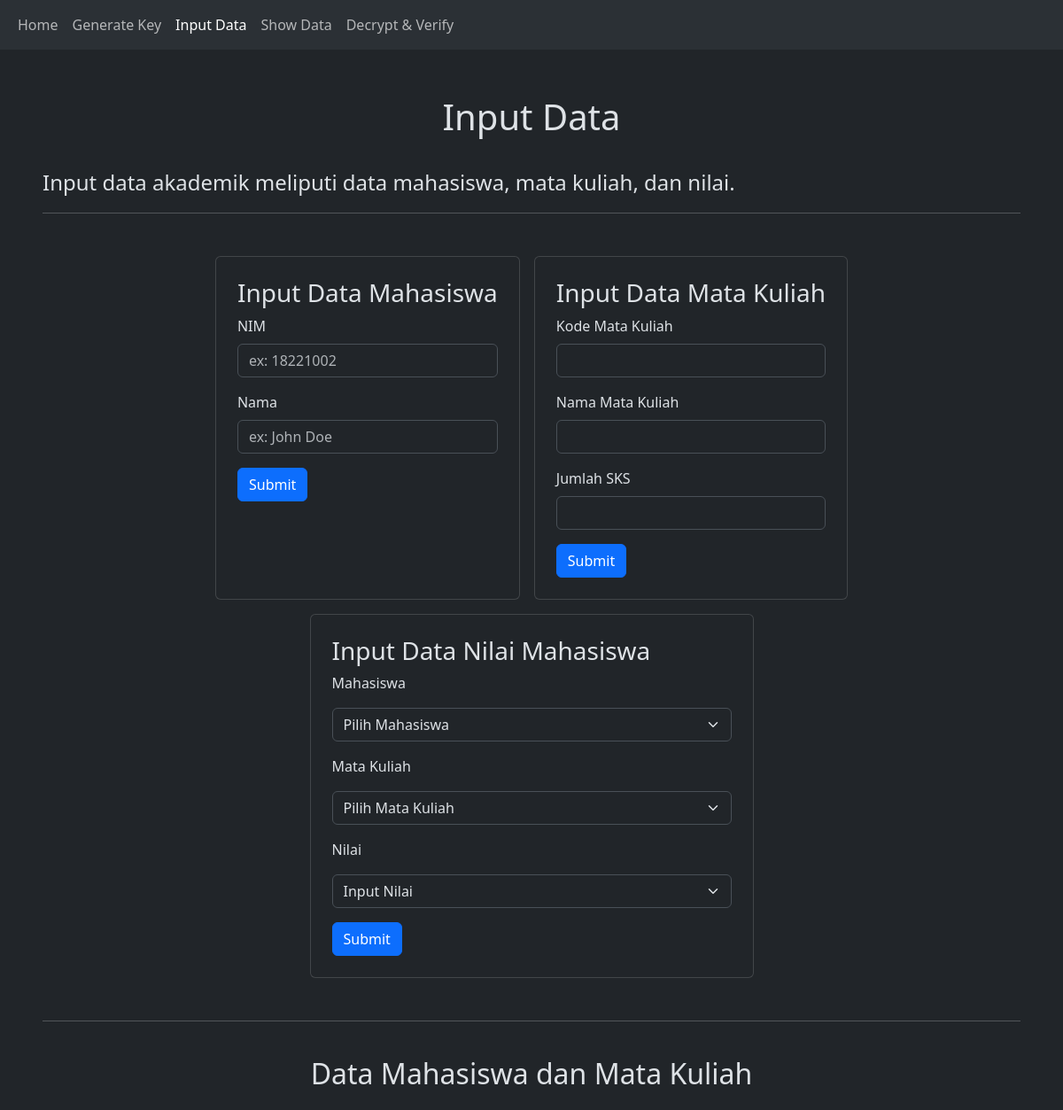
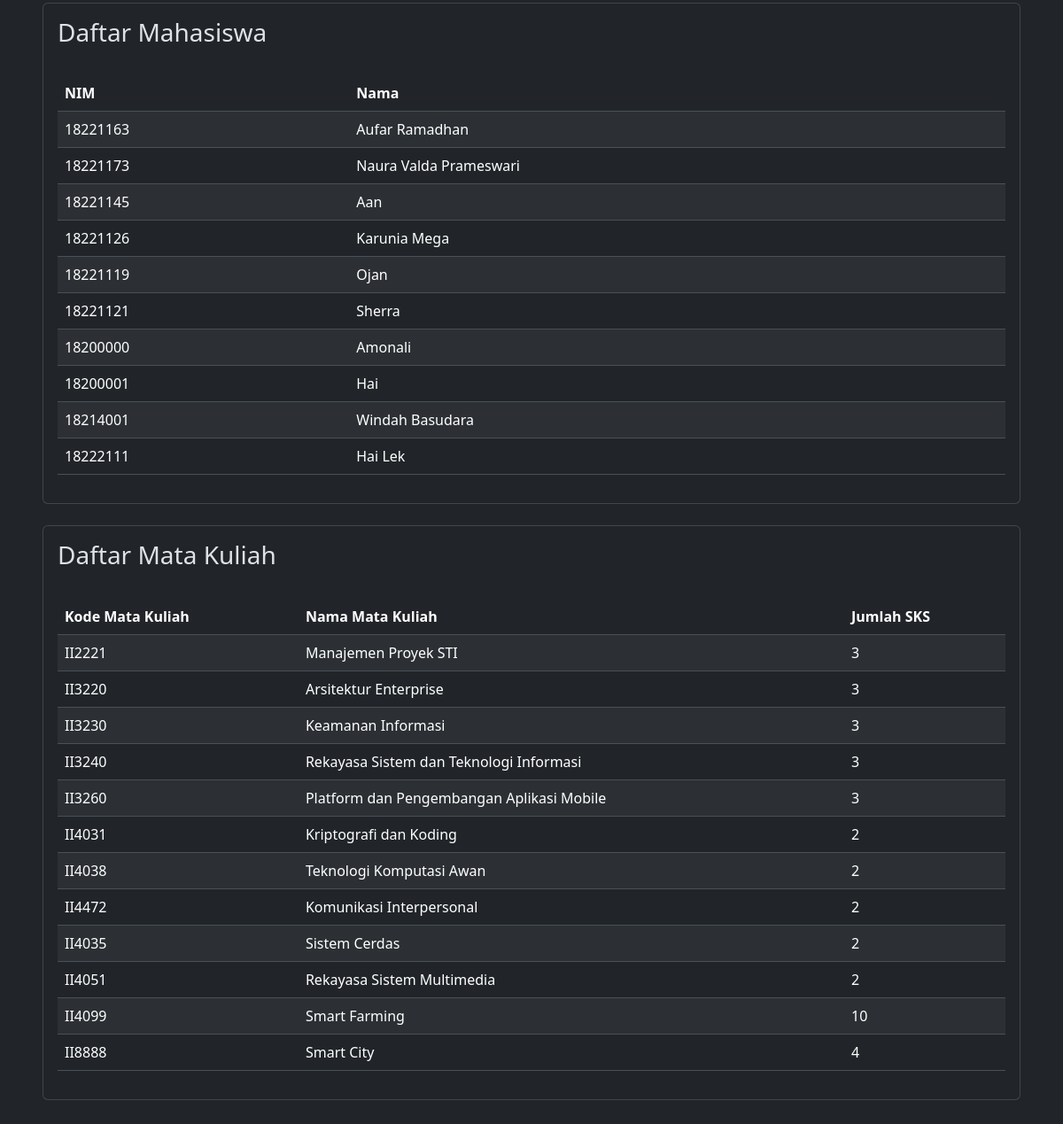
The page /inputdata on the database its author committed (2 pictures, top to bottom).
### tables this page shows
CREATE TABLE mahasiswa(NIM CHAR(8) PRIMARY KEY NOT NULL, Nama VARCHAR NOT NULL);

CREATE TABLE mata_kuliah(kode char(6) primary key not null, nama varchar not null, sks int not null);

### app.py (the view, shortened to what this page needs)
@app.route('/inputdata', methods=['GET', 'POST'])
def inputdata():
    mahasiswa = get_mahasiswa(create_connection('database/data_akademik.db'))
    mata_kuliah = get_matakuliah(create_connection('database/data_akademik.db'))
    return render_template('inputdata.html', mahasiswa=mahasiswa, mata_kuliah=mata_kuliah)

### app.py (called while the page is built)
def create_connection(db_file):
    conn = None
    try:
        conn = sqlite3.connect(db_file)
    except Exception as e:
        print(e)
    return conn

def get_mahasiswa(conn):
    cur = conn.cursor()
    cur.execute("SELECT * FROM mahasiswa")
    rows = cur.fetchall()
    conn.commit()
    conn.close()
    return rows

def get_matakuliah(conn):
    cur = conn.cursor()
    cur.execute("SELECT * FROM mata_kuliah")
    rows = cur.fetchall()
    conn.commit()
    conn.close()
    return rows

### templates/inputdata.html (shortened to what this page needs)
{% extends 'base.html' %}
{% block content %}
<div class="p-5">
    <h1 class="self-center text-center mt-1">Input Data</h1>
    <br>
    <p class="fs-4">Input data akademik meliputi data mahasiswa, mata kuliah, dan nilai.</p>
    <hr>
    <br>
    <div class="d-flex self-center justify-content-center flex-wrap">
    <div class="card p-4 m-2">
        <h3>Input Data Mahasiswa</h3>
        <form action="/inputdata" method="post">
            <div class="mb-3">
                <label for="nim" class="form-label">NIM</label>
                <input type="text" class="form-control" id="nim" name="nim" placeholder="ex: 18221002" required>
            </div>
            <div class="mb-3">
                <label for="nama" class="form-label">Nama</label>
                <input type="text" class="form-control" id="nama" name="nama" placeholder="ex: John Doe" required>
            </div>
            <button type="submit" class="btn btn-primary">Submit</button>
        </form>
    </div>
    <div class="card p-4 m-2">
        <h3>Input Data Mata Kuliah</h3>
        <form action="/inputdata" method="post">
            <div class="mb-3">
                <label for="kode" class="form-label">Kode Mata Kuliah</label>
                <input type="text" class="form-control" id="kode" name="kode" required>
            </div>
            <div class="mb-3">
                <label for="nama" class="form-label">Nama Mata Kuliah</label>
                <input type="text" class="form-control" id="nama" name="nama" required>
            </div>
            <div class="mb-3">
                <label for="sks" class="form-label">Jumlah SKS</label>
                <input type="number" class="form-control" id="sks" name="sks" required>
            </div>
            <button type="submit" class="btn btn-primary">Submit</button>
        </form>
    </div>
    <div class="card p-4 m-2">
        <h3>Input Data Nilai Mahasiswa</h3>
        <form action="/inputdata" method="post">
            <p>Mahasiswa</p>
            <select class="form-select form-select mb-3" aria-label=".form-select-lg example" name="nim_nilai">
                <option selected>Pilih Mahasiswa</option>
              </select>
            <p>Mata Kuliah</p>
            <select class="form-select form-select mb-3" aria-label=".form-select-lg example" name="kode_nilai">
                <option selected>Pilih Mata Kuliah</option>
              </select>
            <p>Nilai</p>
            <select class="form-select form-select mb-3" aria-label=".form-select-lg example" name="nilai">
                <option selected>Input Nilai</option>
              </select>
            <button type="submit" class="btn btn-primary">Submit</button>
        </form>
    </div>
</div>
    <br>
    <hr>
    <br>
    <h2 class="self-center text-center mb-4">Data Mahasiswa dan Mata Kuliah</h2>
    <div class="card p-3">
    <h3>Daftar Mahasiswa</h3>
    <div>
        <table class="table table-striped mt-4">
            <thead>
                <tr>
                    <th scope="col">NIM</th>
                    <th scope="col">Nama</th>
                </tr>
            </thead>
            <tbody>
                {% for nim, nama in mahasiswa %}
                <tr>
                    <td>{{ nim }}</td>
                    <td>{{ nama }}</td>
                </tr>
                {% endfor %}
            </tbody>
        </table>
    </div>
    </div>
    <br>
    <div class="card p-3">
    <h3>Daftar Mata Kuliah</h3>
    <div>
        <table class="table table-striped mt-4">
            <thead>
                <tr>
                    <th scope="col">Kode Mata Kuliah</th>
                    <th scope="col">Nama Mata Kuliah</th>
                    <th scope="col">Jumlah SKS</th>
                </tr>
            </thead>
            <tbody>
                {% for kode, nama, sks in mata_kuliah %}
                <tr>
                    <td>{{ kode }}</td>
                    <td>{{ nama }}</td>
                    <td>{{ sks }}</td>
                </tr>
                {% endfor %}
            </tbody>
        </table>
    </div>
    </div>
</div>
{% endblock %}

### templates/base.html (shortened to what this page needs)
<!DOCTYPE html>
<html data-bs-theme="dark">
<head>
    <link href="https://cdn.jsdelivr.net/npm/bootstrap@5.3.3/dist/css/bootstrap.min.css" rel="stylesheet">
</head>
<body>
    <nav class="navbar navbar-expand-lg bg-body-tertiary" style="position: sticky; top:0; z-index: 100; width: 100%">
        <div class="container-fluid">
          <div class="" id="navbarNav">
            <ul class="navbar-nav">
              <li class="nav-item">
                <a class="nav-link {% if active == 'home' %}active{% endif %}" aria-current="page" href="/">Home</a>
              </li>
              <li class="nav-item">
                <a class="nav-link {% if active == 'generate_key' %}active{% endif %}" href="/generatekey">Generate Key</a>
              </li>
              <li class="nav-item">
                <a class="nav-link {% if active == 'input_data' %}active{% endif %}" href="/inputdata">Input Data</a>
              </li>
              <li class="nav-item">
                <a class="nav-link {% if active == 'show_data' %}active{% endif %}" href="/showdata">Show Data</a>
              </li>
              <li class="nav-item">
                <a class="nav-link {% if active == 'decrypt' %}active{% endif %}" href="/decrypt">Decrypt & Verify</a>
              </li>
            </ul>
          </div>
        </div>
    </nav>
    <div id="content">
        {% block content %}{% endblock %}
    </div>
</body>
</html>

### rows shown on the page
mahasiswa: NIM "18221163", Nama "Aufar Ramadhan"
mahasiswa: NIM "18221173", Nama "Naura Valda Prameswari"
mahasiswa: NIM "18221145", Nama "Aan"
mahasiswa: NIM "18221126", Nama "Karunia Mega"
mahasiswa: NIM "18221119", Nama "Ojan"
mahasiswa: NIM "18221121", Nama "Sherra"
mahasiswa: NIM "18200000", Nama "Amonali"
mahasiswa: NIM "18200001", Nama "Hai"
mahasiswa: NIM "18214001", Nama "Windah Basudara"
mahasiswa: NIM "18222111", Nama "Hai Lek"
mata_kuliah: kode "II2221", nama "Manajemen Proyek STI", sks "3"
mata_kuliah: kode "II3220", nama "Arsitektur Enterprise", sks "3"
mata_kuliah: kode "II3230", nama "Keamanan Informasi", sks "3"
mata_kuliah: kode "II3240", nama "Rekayasa Sistem dan Teknologi Informasi", sks "3"
mata_kuliah: kode "II3260", nama "Platform dan Pengembangan Aplikasi Mobile", sks "3"
mata_kuliah: kode "II4031", nama "Kriptografi dan Koding", sks "2"
mata_kuliah: kode "II4038", nama "Teknologi Komputasi Awan", sks "2"
mata_kuliah: kode "II4472", nama "Komunikasi Interpersonal", sks "2"
mata_kuliah: kode "II4035", nama "Sistem Cerdas", sks "2"
mata_kuliah: kode "II4051", nama "Rekayasa Sistem Multimedia", sks "2"
mata_kuliah: kode "II4099", nama "Smart Farming", sks "10"
mata_kuliah: kode "II8888", nama "Smart City", sks "4"
